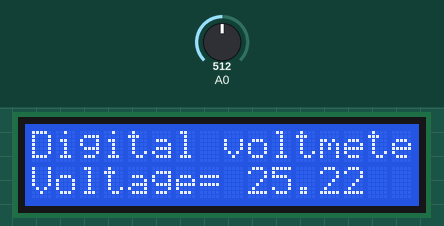
Recording of a sketch running on a simulated Arduino Uno, built with avr-gcc and run on an emulated ATmega328P. Parts: 16×2 character LCD. Inputs (shaded band) come from the test bench; at power-on: A0 = 512. What the sketch prints to the serial monitor is not drawn.

Above: at 1.2 s.
1.3 s: A0 set to 716
At 2.7 s:
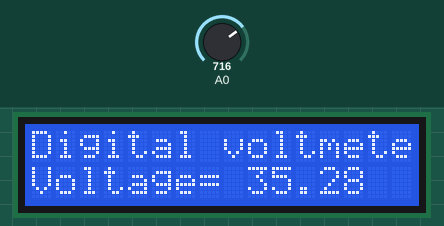
3.0 s: A0 set to 900
At 3.4 s:
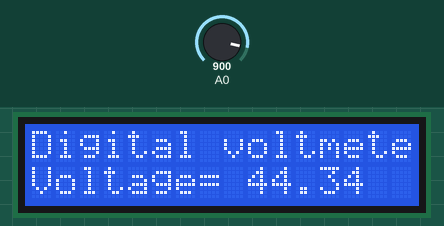
4.5 s: A0 set to 1023
At 5.1 s:
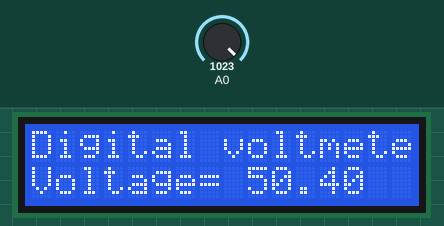
Timing chart, 0 to 7.5 s (numbered marks = the images above; inputs shaded):
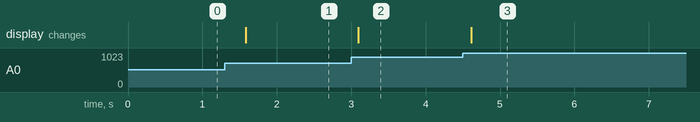

Measured:
- after the input at 1.3 s, the display: changes after 0.28 s (image 1)
- after the input at 3.0 s, the display: changes after 0.10 s (image 2)
- after the input at 4.5 s, the display: changes after 0.11 s (image 3)

The sketch:

Code.ino
```cpp
#include <LiquidCrystal.h>
LiquidCrystal lcd(12, 11, 5, 4, 3, 2);

float input_voltage = 0.0;
float temp = 0.0, R1 = 90900, R2 = 10000;
int analog_value = 0;

void setup() {
  Serial.begin(9600);
  lcd.begin(16, 2);
  lcd.print("Digital voltmeter");
}

void loop() {
  analog_value = analogRead(A0);
  temp = (analog_value*5.0)/1024.0;
  input_voltage = temp/(R2/(R1+R2));

  if(input_voltage < 0.1)
  {
  input_voltage = 0.0;
  }

  Serial.print("V= ");
  lcd.setCursor(0,1);
  lcd.print("Voltage= ");
  Serial.println(input_voltage);
  lcd.print(input_voltage);
  delay(300);
}
```
